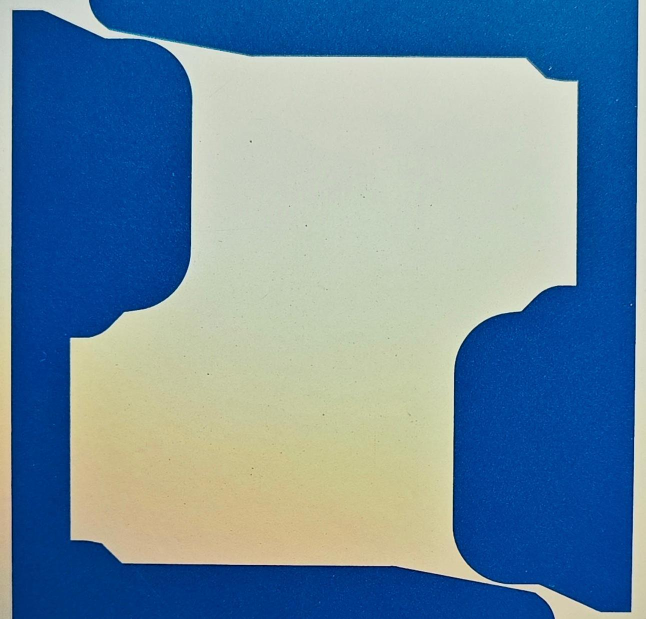
#> input picture datas/template.jpg, 1291 x 1238 px (shown at 1/2 size)
$ python -i localization.py   (imports and definitions only)
#> lines starting #> are read from the running program, lines starting #| are printed output that depends on the picture; after the words box and inside, x2 and y2 are one past the last pixel; in counts of white or black regions, pixels touching at a corner belong together
"""Object localization for industrial inspection images.

Uses DINOv2 attention-based saliency masks (already computed during feature extraction)
as the primary localization signal, with OpenCV contour detection as a fallback.

Provides:
    - Multiple localization strategies (saliency, contour, manual, auto)
    - ROI cropping with configurable margin
    - Coordinate mapping from ROI space back to original image space
"""

from __future__ import annotations

import logging
from dataclasses import dataclass, field
from typing import Optional, Tuple

import cv2
import numpy as np
from PIL import Image

logger = logging.getLogger(__name__)

# ============================================================
# Data Classes
# ============================================================


@dataclass
class LocalizationResult:
    """Result of object localization."""

    bbox: Tuple[int, int, int, int]  # (x, y, w, h) in original image coordinates
    mask: Optional[np.ndarray] = None  # binary foreground mask (H, W), same size as image
    confidence: float = 0.0
    method: str = "none"

    @property
    def area(self) -> int:
        x, y, w, h = self.bbox
        return w * h

    # [118 lines left out: functions center, is_valid, localize_saliency, not called in this run]


def localize_contour(
    image_np: np.ndarray,
    edge_low: int = 50,
    edge_high: int = 150,
    dilate_iterations: int = 3,
    min_area_ratio: float = 0.05,
) -> LocalizationResult:
    """Locate object using Canny edge detection + largest external contour.

    This is the fallback strategy when DINOv2 saliency is unavailable or
    produces degenerate results.

    Args:
        image_np: BGR or grayscale image as numpy array (H, W) or (H, W, C)
        edge_low: Canny low threshold
        edge_high: Canny high threshold
        dilate_iterations: Dilation iterations to close edge gaps
        min_area_ratio: Minimum contour area as fraction of image area

    Returns:
        LocalizationResult
    """
    img_h, img_w = image_np.shape[:2]
    min_area = int(img_w * img_h * min_area_ratio)

    if len(image_np.shape) == 3:
        gray = cv2.cvtColor(image_np, cv2.COLOR_BGR2GRAY)
    else:
        gray = image_np

    # Edge detection
    edges = cv2.Canny(gray, edge_low, edge_high)

    # Dilate to close gaps
    kernel = np.ones((5, 5), np.uint8)
    dilated = cv2.dilate(edges, kernel, iterations=dilate_iterations)

    # Find contours
    contours, _ = cv2.findContours(dilated, cv2.RETR_EXTERNAL, cv2.CHAIN_APPROX_SIMPLE)

    if not contours:
        logger.warning("Contour localization: no edges found")
        return LocalizationResult(
            bbox=(0, 0, img_w, img_h),
            confidence=0.0,
            method="contour_fallback",
        )

    largest = max(contours, key=cv2.contourArea)
    area = cv2.contourArea(largest)

    if area < min_area:
        logger.warning("Contour localization: area too small, using full image")
        return LocalizationResult(
            bbox=(0, 0, img_w, img_h),
            confidence=area / (img_w * img_h),
            method="contour_fallback",
        )

    x, y, w, h = cv2.boundingRect(largest)
    confidence = min(area / (img_w * img_h * 0.3), 1.0)

    return LocalizationResult(
        bbox=(x, y, w, h),
        confidence=float(confidence),
        method="contour",
    )


# [140 lines left out: functions localize_manual, crop_to_roi, map_anomaly_to_original, expand_bbox_square, not called in this run]


# ============================================================
# Orchestrator
# ============================================================


class ObjectLocalizer:
    """Orchestrates object localization with automatic strategy selection.

    Usage:
        localizer = ObjectLocalizer()
        result = localizer.localize(image, saliency_map=saliency)
        cropped, adj_bbox = crop_to_roi(image, result.bbox, margin=0.10)
    """

    def __init__(
        self,
        default_method: str = "auto",
        min_area_ratio: float = 0.05,
        saliency_threshold_method: str = "otsu",
        contour_edge_low: int = 50,
        contour_edge_high: int = 150,
    ):
        self.default_method = default_method
        self.min_area_ratio = min_area_ratio
        self.saliency_threshold_method = saliency_threshold_method
        self.contour_edge_low = contour_edge_low
        self.contour_edge_high = contour_edge_high

    def localize(
        self,
        image: Image.Image,
        saliency_map: Optional[np.ndarray] = None,
        method: Optional[str] = None,
    ) -> LocalizationResult:
        """Run object localization on an image.

        Args:
            image: PIL Image
            saliency_map: DINOv2 saliency map (optional, required for saliency/auto methods)
            method: Strategy override — "saliency", "contour", "auto", "manual", or "none"

        Returns:
            LocalizationResult
        """
        method = method or self.default_method
        img_np = np.array(image)
        img_shape = (image.height, image.width)

        if method == "none":
            return LocalizationResult(
                bbox=(0, 0, image.width, image.height),
                confidence=1.0,
                method="none",
            )

        if method == "saliency":
            if saliency_map is None:
                logger.warning("Saliency method requested but no saliency map provided, falling back to contour")
                return localize_contour(img_np, min_area_ratio=self.min_area_ratio)
            return localize_saliency(
                saliency_map, img_shape,
                threshold_method=self.saliency_threshold_method,
                min_area_ratio=self.min_area_ratio,
            )

        if method == "contour":
            return localize_contour(
                img_np,
                edge_low=self.contour_edge_low,
                edge_high=self.contour_edge_high,
                min_area_ratio=self.min_area_ratio,
            )

        if method == "auto":
            # Try saliency first, fall back to contour
            if saliency_map is not None:
                result = localize_saliency(
                    saliency_map, img_shape,
                    threshold_method=self.saliency_threshold_method,
                    min_area_ratio=self.min_area_ratio,
                )
                if result.confidence >= 0.3 and result.method != "saliency_fallback":
                    return result
                logger.info("Saliency confidence low (%.2f), trying contour fallback", result.confidence)

            contour_result = localize_contour(
                img_np,
                edge_low=self.contour_edge_low,
                edge_high=self.contour_edge_high,
                min_area_ratio=self.min_area_ratio,
            )
            # Prefer contour if it found a tighter bbox
            if contour_result.method != "contour_fallback" and contour_result.area < result.area * 0.8:
                return contour_result
            return result if saliency_map is not None else contour_result

        raise ValueError(f"Unknown localization method: {method}")

>>> from PIL import Image
>>> picture = Image.open('../../../datas/template.jpg')
#> picture is the input picture: PIL image 1291x1238 RGB; mean R, G, B 108.8, 139.1, 160.4
>>> result = ObjectLocalizer().localize(picture)
#> in localize_contour, `gray = cv2.cvtColor(image_np, cv2.COLOR_BGR2GRAY)`:
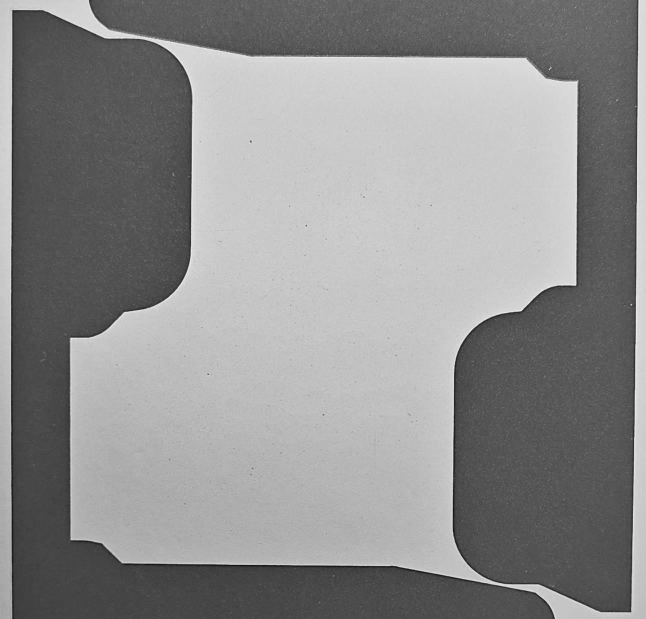
#> gray: shape (1238, 1291) (shown at 1/2 size); min 9, max 249, mean 142
#> in localize_contour, `edges = cv2.Canny(gray, edge_low, edge_high)`:
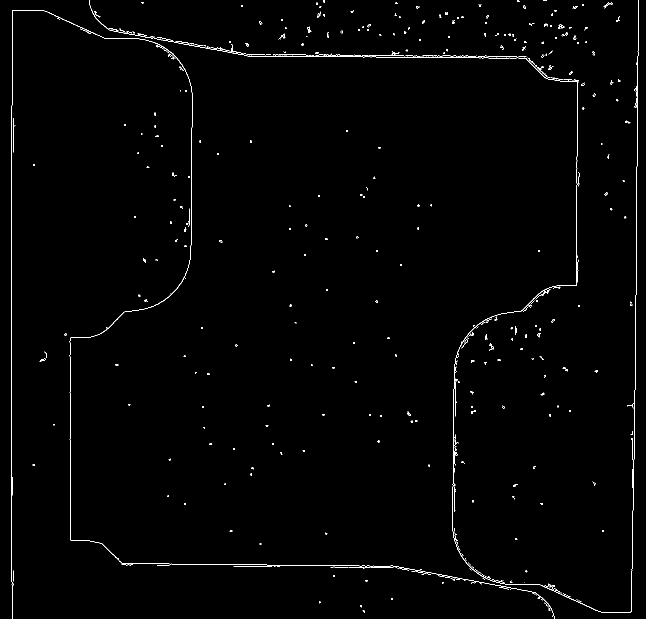
#> edges: shape (1238, 1291) (shown at 1/2 size); 0.87% white in thin lines or dots
#> in localize_contour, `dilated = cv2.dilate(edges, kernel, iterations=dilate_iterations)`:
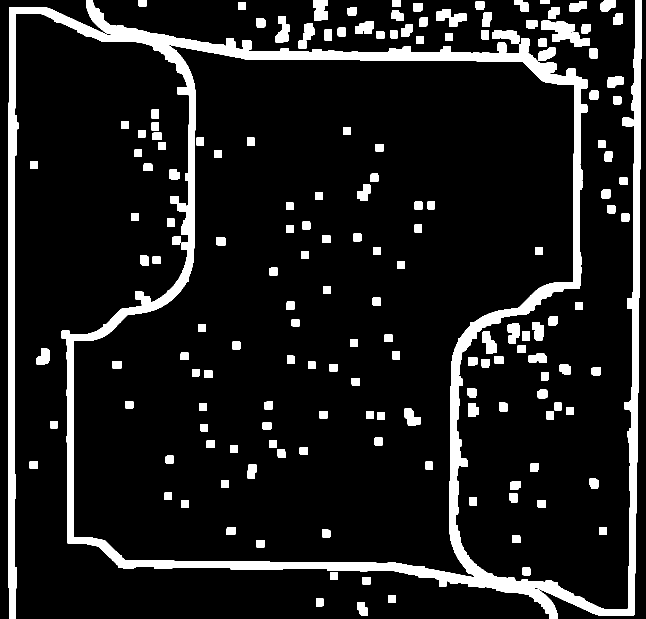
#> dilated: shape (1238, 1291) (shown at 1/2 size); 11.1% white; 166 white regions
#> in localize_contour, `contours, _ = cv2.findContours(dilated, cv2.RETR_EXTERNAL, cv2.CHAIN_A..`: contours = 103 contours; largest, box (x1, y1, x2, y2) and area: (16, 0, 1283, 1238) 865566, (1105, 43, 1164, 94) 1680, (873, 19, 933, 54) 1086, (626, 0, 656, 41) 984, (985, 60, 1039, 87) 922
#> in localize_contour, `largest = max(contours, key=cv2.contourArea)`: largest = contour of 1743 points, box (x1, y1, x2, y2) (16, 0, 1283, 1238), area 865566
#> in localize_contour, `area = cv2.contourArea(largest)`: area = 865566.5
#> in localize_contour, `x, y, w, h = cv2.boundingRect(largest)`: x = 16; y = 0; w = 1267; h = 1238
#> in localize_contour, `confidence = min(area / (img_w * img_h * 0.3), 1.0)`: confidence = 1
#> (the run stopped early here; a loop or call above may not have finished)
